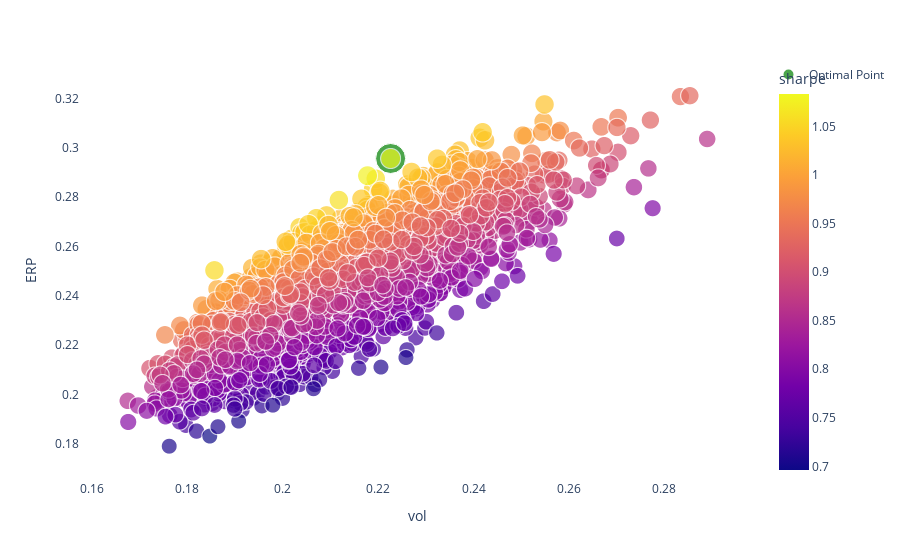

Notebook source saved alongside this figure:
### Code cell
fig = px.scatter(results, x = 'vol', y = 'ERP', color = 'sharpe', size = 'sharpe', hover_data = ['sharpe'] )
fig.add_trace(go.Scatter(x = [sd_sims[sharpe_sims.argmax()]], y = [ERP_sims[sharpe_sims.argmax()]], mode = 'markers', name = 'Optimal Point', marker = dict(size=[30], color = 'green')))
fig.update_layout({'plot_bgcolor': "white"})
fig.show()

### Figure 1 — Plotly figure (JSON) as saved in the notebook; plotly's stock layout.template omitted (floating-point values rounded to 4 significant figures; data arrays with more than 128 entries replaced by an {"elided": "..."} marker saying what was removed)
{"data": [{"customdata": {"elided": "3000x1 float values"}, "hovertemplate": "vol=%{x}<br>ERP=%{y}<br>sharpe=%{marker.color}<extra></extra>", "legendgroup": "", "marker": {"color": {"elided": "3000 float values"}, "coloraxis": "coloraxis", "size": {"elided": "3000 float values"}, "sizemode": "area", "sizeref": 0.002709, "symbol": "circle"}, "mode": "markers", "name": "", "showlegend": false, "type": "scattergl", "x": {"elided": "3000 float values"}, "xaxis": "x", "y": {"elided": "3000 float values"}, "yaxis": "y"}, {"marker": {"color": "green", "size": [30]}, "mode": "markers", "name": "Optimal Point", "type": "scatter", "x": [0.2226], "y": [0.2957]}], "layout": {"autosize": true, "coloraxis": {"colorbar": {"title": {"text": "sharpe"}}, "colorscale": [[0, "#0d0887"], [0.1111, "#46039f"], [0.2222, "#7201a8"], [0.3333, "#9c179e"], [0.4444, "#bd3786"], [0.5556, "#d8576b"], [0.6667, "#ed7953"], [0.7778, "#fb9f3a"], [0.8889, "#fdca26"], [1, "#f0f921"]]}, "dragmode": "zoom", "legend": {"itemsizing": "constant", "tracegroupgap": 0}, "margin": {"t": 60}, "plot_bgcolor": "white", "xaxis": {"anchor": "y", "autorange": true, "domain": [0, 1], "range": [0.1582, 0.2983], "title": {"text": "vol"}, "type": "linear"}, "yaxis": {"anchor": "x", "autorange": true, "domain": [0, 1], "range": [0.1591, 0.3426], "title": {"text": "ERP"}, "type": "linear"}}}
